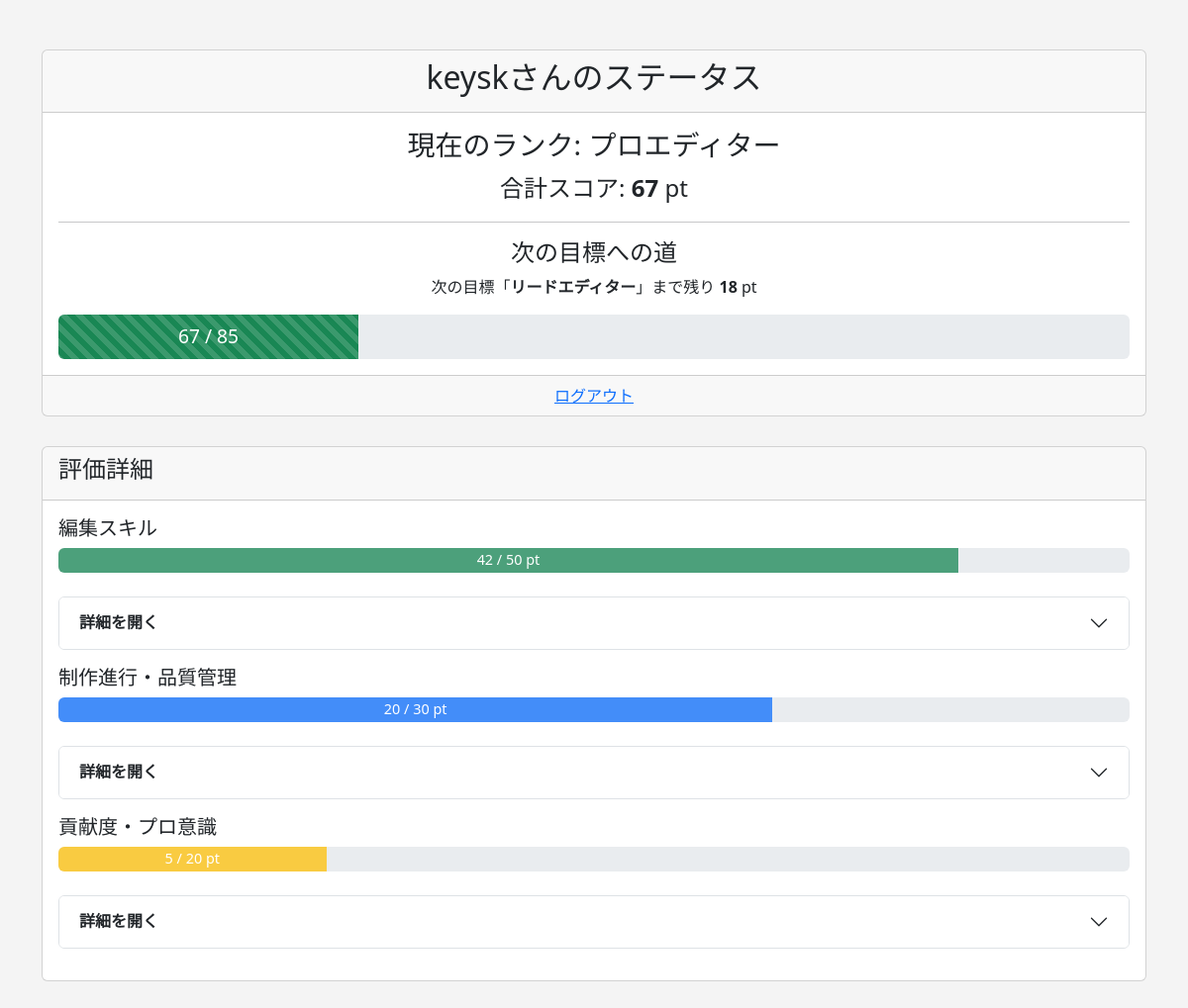
The app's page / (signed in) with its own data.
### ranking/models.py (models this page shows, shortened)
class Editor(models.Model):
    user = models.OneToOneField(User, on_delete=models.CASCADE, verbose_name="ユーザー")
    total_score = models.IntegerField("合計スコア", default=0)
    rank = models.ForeignKey(Rank, on_delete=models.SET_NULL, null=True, blank=True, verbose_name="現在のランク")

class Rank(models.Model):
    name = models.CharField("ランク名", max_length=50)
    required_score = models.IntegerField("必要スコア")
    class Meta:
        ordering = ['required_score']

class TopCategory(models.Model):
    name = models.CharField("大カテゴリ名", max_length=100, unique=True)

### ranking/views.py (the view)
# urls.py: path('', views.dashboard, name='dashboard'),
@login_required
def dashboard(request):
    editor = get_object_or_404(Editor, user=request.user)
    score_history = EvaluationItemScore.objects.filter(evaluation__editor=editor).select_related(
        'item__skill_category__top_category'
    ).order_by('item__skill_category__top_category', 'item__skill_category', 'id')
    dashboard_data = []
    structured_scores = defaultdict(lambda: defaultdict(list))
    for score in score_history:
        structured_scores[score.item.skill_category.top_category.name][score.item.skill_category.name].append(score)
    all_items = EvaluationItem.objects.select_related('skill_category__top_category').all()
    max_scores_by_top_cat = defaultdict(int)
    for item in all_items:
        max_scores_by_top_cat[item.skill_category.top_category.name] += item.max_score
    user_scores_by_top_cat = defaultdict(int)
    for score in score_history:
        user_scores_by_top_cat[score.item.skill_category.top_category.name] += score.score
    for top_cat_name, skills in structured_scores.items():
        user_score = user_scores_by_top_cat.get(top_cat_name, 0)
        max_score = max_scores_by_top_cat.get(top_cat_name, 0)
        percentage = (user_score / max_score) * 100 if max_score > 0 else 0
        category_progress_color = "bg-success" # 80%以上 (緑)
        if percentage < 20:
            category_progress_color = "bg-danger"   # 20%未満 (赤)
        elif percentage < 50:
            category_progress_color = "bg-warning"  # 50%未満 (黄)
        elif percentage < 80:
            category_progress_color = "bg-primary"  # 80%未満 (青)
        dashboard_data.append({
            "top_category_name": top_cat_name,
            "skills": skills.items(),
            "progress": {
                "user_score": user_score,
                "max_score": max_score,
                "percentage": percentage,
                "color": category_progress_color # ★ 色情報を追加
            }
        })
    next_rank = Rank.objects.filter(required_score__gt=editor.total_score).order_by('required_score').first()
    next_rank_display = next_rank
    is_fully_maxed = False
    if not next_rank:
        final_target_score = 100
        if editor.total_score >= final_target_score:
            is_fully_maxed = True
        else:
            next_rank_display = {'name': '完全制覇', 'required_score': final_target_score}
    progress_percentage = 0
    points_to_next_rank = 0
    if not is_fully_maxed and next_rank_display:
        current_rank_score = editor.rank.required_score if editor.rank else 0
        required_score = next_rank_display.required_score if isinstance(next_rank_display, Rank) else next_rank_display['required_score']
        score_in_current_rank = editor.total_score - current_rank_score
        next_rank_score_gap = required_score - current_rank_score
        points_to_next_rank = required_score - editor.total_score
        if next_rank_score_gap > 0:
            progress_percentage = (score_in_current_rank / next_rank_score_gap) * 100
    elif is_fully_maxed:
        progress_percentage = 100
    progress_bar_color = "bg-secondary"
    if editor.rank:
        if editor.rank.name == "アソシエイトエディター": progress_bar_color = "bg-primary"
        elif editor.rank.name == "プロエディター": progress_bar_color = "bg-success"
        elif editor.rank.name == "リードエディター": progress_bar_color = "bg-warning"
    context = {
        'editor': editor,
        'dashboard_data': dashboard_data,
        'next_rank_display': next_rank_display,
        'is_fully_maxed': is_fully_maxed,
        'progress_percentage': progress_percentage,
        'points_to_next_rank': points_to_next_rank,
        'progress_bar_color': progress_bar_color,
    }
    return render(request, 'ranking/dashboard.html', context)

### ranking/templates/ranking/dashboard.html (shortened to what this page needs)
<!DOCTYPE html>
<html lang="ja">
<head>
    <link href="https://cdn.jsdelivr.net/npm/bootstrap@5.3.0/dist/css/bootstrap.min.css" rel="stylesheet">
</head>
<body>
    <div class="container">
        <div class="card text-center">
            <div class="card-header">
                <h2>{{ request.user.username }}さんのステータス</h2>
            </div>
            <div class="card-body">
                <h3 class="card-title">
                    現在のランク:
                    {% if editor.rank %}{{ editor.rank.name }}{% else %}ランクなし{% endif %}
                </h3>
                <p class="card-text fs-4">合計スコア: <strong>{{ editor.total_score }}</strong> pt</p>
                <hr>
                <h4>次の目標への道</h4>
                {% if not is_fully_maxed %}
                    <p>
                        次の目標「<strong>{{ next_rank_display.name }}</strong>」まで残り
                        <strong>{{ points_to_next_rank }}</strong> pt
                    </p>
                    <div class="progress" role="progressbar">
                        <div class="progress-bar progress-bar-striped progress-bar-animated {{ progress_bar_color }}"
                             style="width: {{ progress_percentage }}%">
                            {{ editor.total_score }} / {{ next_rank_display.required_score }}
                        </div>
                    </div>
                {% else %}
                    <p class="text-warning fw-bold">全項目をマスターしました！おめでとうございます！🏆</p>
                    <div class="progress" role="progressbar">
                        <div class="progress-bar bg-gold" style="width: 100%;">PERFECT</div>
                    </div>
                {% endif %}
            </div>
            <div class="card-footer text-muted">
                <a href="{% url 'logout' %}">ログアウト</a>
            </div>
        </div>
        <div class="card history-card">
            <div class="card-header">
                <h4>評価詳細</h4>
            </div>
            <div class="card-body">
                {% for category_data in dashboard_data %}
                    <div class="mb-4">
                        <h5>{{ category_data.top_category_name }} </h5>
                        {% with progress=category_data.progress %}
                            <div class="progress" role="progressbar">
                                <div class="progress-bar {{ progress.color }} bg-opacity-75" style="width: {{ progress.percentage }}%">
                                    {{ progress.user_score }} / {{ progress.max_score }} pt
                                </div>
                            </div>
                        {% endwith %}
                    </div>
                    <div class="accordion mb-3" id="accordion-{{ forloop.counter }}">
                        <div class="accordion-item">
                            <h2 class="accordion-header">
                                <button class="accordion-button collapsed" type="button" data-bs-toggle="collapse" data-bs-target="#collapse-{{ forloop.counter }}">
                                    <strong>詳細を開く</strong>
                                </button>
                            </h2>
                        </div>
                    </div>
                {% empty %}
                    <p class="text-center">まだ評価はありません。</p>
                {% endfor %}
            </div>
        </div>
        </div>
</body>
</html>

### ranking/templates/ranking/dashboard.html (style rules this page uses)
body { background-color: #f4f4f4; }
.card { margin-top: 50px; }
.progress { height: 30px; font-size: 1rem; }
.history-card { margin-top: 30px; margin-bottom: 50px; }
.card.text-center .progress { height: 45px; }
.card.text-center .progress-bar { font-size: 1.2rem; }
.history-card .progress { height: 25px; }
.history-card .progress-bar { font-size: 0.9rem; }

### records on screen
Editor: rank.name "プロエディター", total_score "67"
Rank: name "リードエディター", required_score "85"
TopCategory: top_category_name "編集スキル"
TopCategory: top_category_name "制作進行・品質管理"
TopCategory: top_category_name "貢献度・プロ意識"

### other values on screen
{{ request.user.username }} "keysk"
{{ points_to_next_rank }} "18"
{{ progress.user_score }} "42" "20" "5"
{{ progress.max_score }} "50" "30" "20"
